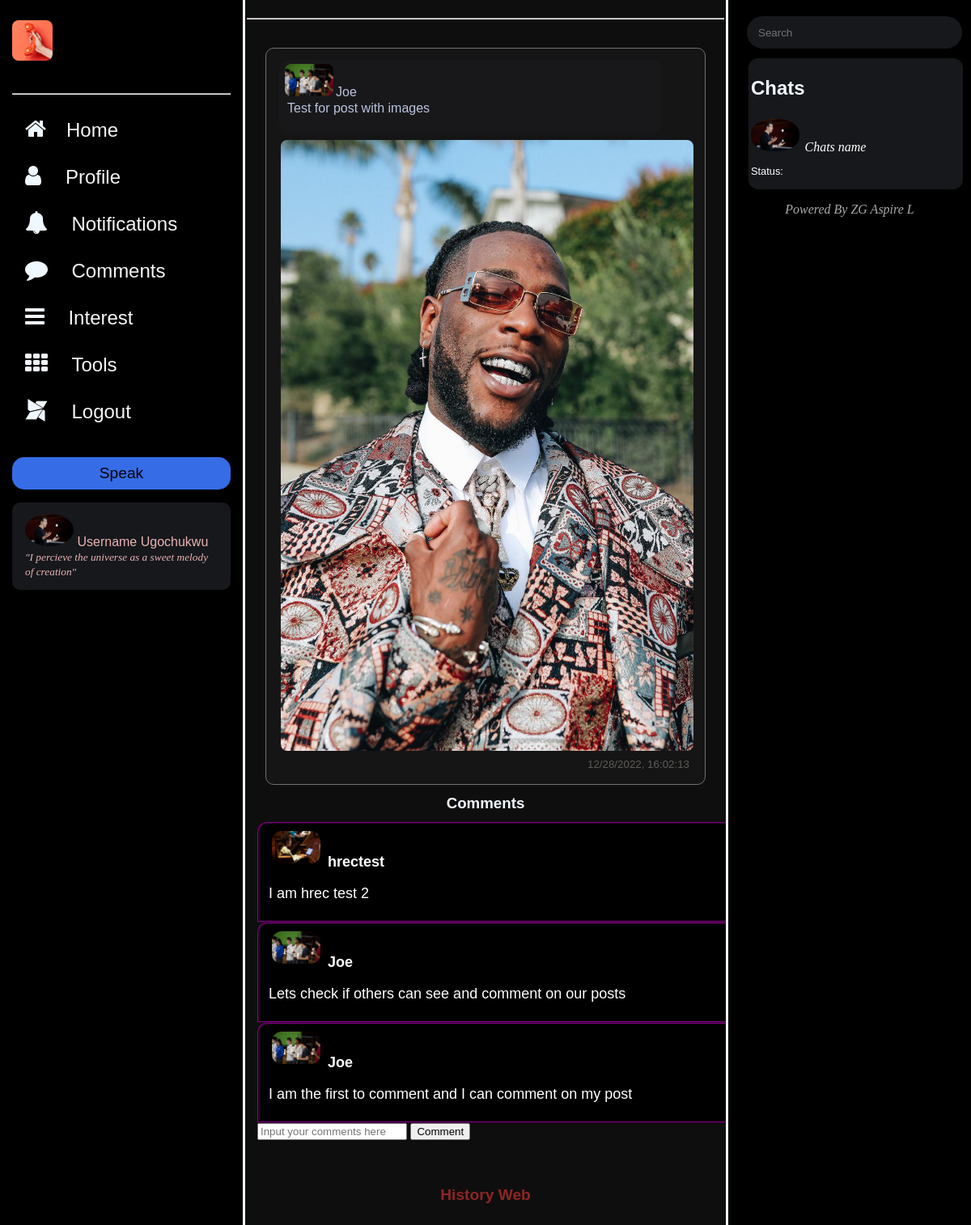
The app's page /comments/21 (signed in) with its own data.
### tables this page shows
CREATE TABLE posts(user_id INTEGER , post TEXT, image_path TEXT ,time TEXT,  post_id INTEGER PRIMARY KEY AUTOINCREMENT, FOREIGN KEY(user_id) REFERENCES users(id));

CREATE TABLE users(id INTEGER PRIMARY KEY AUTOINCREMENT , name TEXT, username TEXT,nickname TEXT,  hash TEXT, quote TEXT, email TEXT, coverphoto_path TEXT, dp_path TEXT);

CREATE TABLE comments(post_id INTEGER, comment_id INTEGER PRIMARY KEY AUTOINCREMENT, commentors_user_id INTEGER, comment TEXT);

### app.py (the view, shortened to what this page needs)
@app.route("/comments/<post_id>", methods=["GET", "POST"])
@login_required
def comments(post_id):
   data = db.execute("SELECT * FROM posts WHERE post_id = ?", post_id)
   users_id = data[0]["user_id"]
   user_info = db.execute("SELECT * FROM users WHERE id = ?", users_id)
   for value in data:
       value["username"] = user_info[0]["username"]
       value["dp_path"] = user_info[0]["dp_path"]
   comments_user_info =  db.execute("SELECT * FROM users JOIN comments ON comments.commentors_user_id = users.id AND comments.post_id = ?  ORDER BY comments.comment_id DESC", post_id)
   print(comments_user_info)
   print(data[0]["post_id"])
   return render_template("comments.html", data=data, comments=comments_user_info, post_id=data[0]["post_id"])

### app.py (called while the page is built)
@app.after_request
def after_request(response):
    response.headers["Cache-Control"] = "no-cache, no-store, must-revalidate"
    response.headers["Expires"] = 0
    response.headers["Pragma"] = "no-cache"
    return response

### helpers.py (called while the page is built)
def login_required(f):
    @wraps(f)
    def decorated_function(*args, **kwargs):
        if session.get("user_id") is None:
            return redirect("/login")
        return f(*args, **kwargs)
    return decorated_function

### templates/comments.html (shortened to what this page needs)
<!DOCTYPE html>
<html lang="en">
<head>
    <link rel="stylesheet" href="/static/comments.css">
    <link rel="stylesheet" href="https://cdnjs.cloudflare.com/ajax/libs/font-awesome/4.7.0/css/font-awesome.min.css">
</head>
<body>
    <div class="rows">
        <div class="col1">
            <p id="logo"><img src="/static/Note.png" alt="History" style="width: 50px;"></p>
            <hr>
            <ul>
                <li><span><i class="fa fa-home" style="font-size:28px" ;></i></span><a href="/">Home</a></li>
                <li><span><i class="fa fa-user" style="font-size:28px" ;></i></span><a href="/profile"
                        style="margin-left: 30px;">Profile</a></li>
                <li><span><i class="fa fa-bell" style="font-size:28px" ;></i></span> <a
                        href="/notifications">Notifications</a></li>
                <li><span><i class="fa fa-comment " style="font-size:28px;" ></i></span> <a href="#">Comments</a></li>
                <li><span><i class="fa fa-bars" style="font-size:28px" ;></i></span> <a href="/interest">Interest</a>
                </li>
                <li><span><i class="fa fa-th" style="font-size:28px" ;></i></span> <a href="#">Tools</a></li>
                <li><span><i class="fa fa-modx" style="font-size:28px" ;></i></span> <a href="/logout">Logout</a></li>
                <a href="/" style="font-weight:bolder"> <button>Speak</button></a>
            </ul>
            <div id="profile">
                <span id="dp"><a href="#"><img src="/static/cs503.jpg" alt="DP"></a></span>
                <span id="username">Username Ugochukwu </span>
                <br>
                <span id="user-link">"I percieve the universe as a sweet melody of creation"</span>
            </div>
        </div>
        <div class="col2">
            <hr id="card-line">
            {% if data %}
            {% for value in data %}
            {% if value.image_path %}
            <section id="Posts-cards">
                <div class="post-card-name">
                    <span id="dp"><img src="{{value.dp_path}}" alt="DP"><span
                            id="username-post">{{value.username}}</span></span>
                    <p id="post-text">{{value.post}}</p>
                </div>
                <img src="{{value.image_path}}" alt="post-image" id="post-image">
                <p id="time-stamp">{{value.time}}</p>
            </section>
            {% endif %}
            {% endfor %}
            {% endif %}
            <h3 style="font-weight:bolder; text-align:center; margin:12px; ">Comments</h3>
            {% if comments%}
            {% for comment in comments %}
            <div class="comments">
                <img src="{{comment.dp_path}}" alt="posters dp">
                <strong>{{comment.username}}</strong>
                <br>
                <p>{{comment.comment}}</p>
            </div>
            {% endfor %}
            {%else%}
            <h4 style="text-align:center; color:aqua; font-weight:lighter; font-style:oblique; opacity:0.3;"> Are you the only one who
                knows about this fact !!!!!!! <br> Be the first to shed more light</h4>
            {% endif %}
            <form action="/comments/{{post_id}}" method="post">
                <input type="text" name="comment" placeholder="Input your comments here">
                <input type="submit" value="Comment">
            </form>
            <div class="footer">
                <a href="#">History Web</a>
            </div>
        </div>
        <div class="col3">
            <div id="chat-user">
                <form action="/chat_search" method="post">
                    <input type="text" name="search-chat" placeholder="Search" minlength="2">
                </form>
                <table>
                    <thead>
                        <th>
                            <h2> Chats</h2>
                        </th>
                    </thead>
                    <tr>
                        <td>
                            <a href="/messages">
                                <div class="chat">
                                    <img src="/static/cs503.jpg" alt="Chats_rec img" id="dp">
                                    <span>Chats name</span>
                                    <p style="font-size:.8rem;">Status:</p>
                                </div>
                            </a>
                        </td>
                    </tr>
                </table>
                <p
                    style="display:block; text-align:center; color:darkgray; font-family:'Times New Roman', Times, serif; font-style:italic">
                    Powered By ZG Aspire L
                </p>
            </div>
        </div>
</body>
</html>

### static/comments.css (style rules this page uses)
body { margin:0; background-color: black; color: aliceblue; font-family: 'Gill Sans', 'Gill Sans MT', Calibri, 'Trebuchet MS', sans-serif; }
#profile img { width: 60px; border-radius: 50%; }
#dp { width: 60px; height: auto; border-radius: 40%; }
.rows { height: 100vh; display: grid; grid-template-columns: 25% 50% 25%; grid-template-areas: "bowl content content2"; border-right: 2px #8e2525; }
.col1 { padding: 15px; border: 5px white; border-width: 4px; border-color: #e9b3b3; }
.col2 { padding: 15px; border-top-style: none; border-bottom-style: none; border-left-style: solid; border-right-style:solid ; font: bolder; overflow-x: hidden; background-color: rgb(15, 14, 14); }
.col3 { padding: 15px; overflow-x: scroll; }
.post-card-name { border: #16181C; border-radius: 12px; color: #b9c4dc; font-family: 'Franklin Gothic Medium', 'Arial Narrow', Arial, sans-serif; margin-bottom: 7px; background-color:rgba(28, 29, 31, 0.5); padding: 5px 7px; width: 90%; }
#Posts-cards { margin: 10px; padding: 14px 16px; margin-top: 40px; border: 1px solid #707070; border-radius: 10px; display: block; background-color:rgba(28, 29, 31, 0.5); color: rgb(95, 92, 87) }
#username-post { margin-left: 2px; padding: 1px; }
#user-link { font-stretch: expanded; font-family: 'Times New Roman', Times, serif; font-style: oblique; font: bolder; font-size: smaller; }
#dp { width: 60; height: auto; border-radius: 45%; }
#post-image { border-radius: 8px; margin: 2px; width: 100%; height: auto; }
#username { margin-top: -4px; }
#post-text { margin-top: 2px; margin-left: 3px; }
#time-stamp { padding: 1px; margin: 2px; font-size: smaller; text-align: end; }
.footer a { font-size: larger; font-weight: bold; text-decoration: none; color: #8e2525; lighting-color: #e9b3b3; }
.footer { margin: 7px; padding: 50px; text-align: center; }
ul { list-style-type: none; margin-left: -40px; }
#logo { margin-top: 10px; padding-bottom: 20px; }
li a { text-decoration: none; color: #f6f6f6; font-size: 1.5rem; margin-left: 25px; }
li { padding: 12px 16px; border-radius: 10px; margin-top: 4px; }
button { width: 100%; align-self: center; font-size: larger; margin-top: 30px; height: 40px; border: 2px #707070; border-radius: 15px; background-color: rgba(60, 120, 1800, .9); }
#profile { margin-top: auto; padding: 14px 16px; background-color: #16181C; border-radius: 10px; border-color: #707070; color: #e9b3b3; width: auto; height: auto; box-shadow: 2px blue; }
#card-line { margin-left:-13px; margin-right:-13px; margin-top: 7px; margin-bottom: -5px; height: .01px; }
a { cursor: pointer; color: white; text-decoration: none; }
#chat-user span { font:bolder; font-style: oblique; font-family: 'Times New Roman', Times, serif; margin-left: 2px; }
#chat-user input[type=text] { border: #16181C; border-radius: 40px; height: 40px; margin-top: 5px; width: 88%; padding: 0px 14px; margin-left: 8px; margin-bottom: -8px; background-color: #16181C; }
table { background-color: #16181C;; border: rgb(22, 24, 28); border-radius: 12px; width: 98%; margin-top: 20px; margin-bottom: 10px; margin-left: 10px; margin-right: -20px; max-height: 50%; }
th { font-family: Arial, Helvetica, sans-serif; text-align: start; border-bottom: 2px; }
tr { overflow-wrap: break-word; margin-bottom: 2px; margin-left: 14px; padding: 14px 24px; }
img { width: 60px; border: #16181C; border-radius: 8px; }
.comments { border: 2px purple ridge; margin: 0; width: 100%; height: auto; background-color: black; color: white; font-size: large; font-family: 'Franklin Gothic Medium', 'Arial Narrow', Arial, sans-serif; padding: 5px 12px; border-top-left-radius: 12px; }
.comments img { border-radius: 12px; margin: 4px; }

### records on screen
posts: dp_path (picture), username "Joe", post "Test for post with images", image_path (picture), time "12/28/2022, 16:02:13"
users: dp_path (picture), username "hrectest", comment "I am hrec test 2"
users: dp_path (picture), username "Joe", comment "Lets check if others can see and comment on our posts", comment "I am the first to comment and I can comment on my post"
